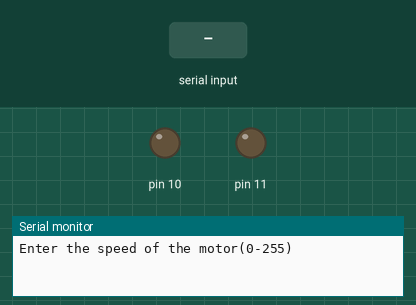
Recording of a sketch running on a simulated Arduino Uno, built with avr-gcc and run on an emulated ATmega328P. Parts: output pins drawn as LEDs (lit = HIGH), the last lines printed to the serial monitor. Inputs (shaded band) come from the test bench.

Above: at 1.2 s.
1.3 s: "90,45\n" received over Serial
At 1.6 s:
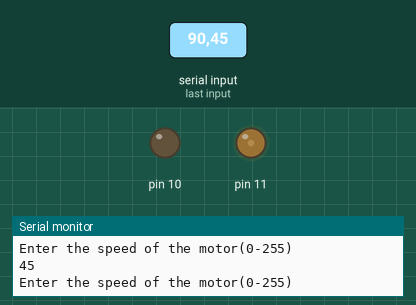
3.8 s: "30,150\n" received over Serial
At 4.6 s:
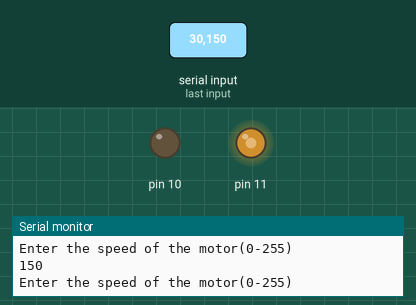
6.3 s: "200\n" received over Serial
At 7.1 s:
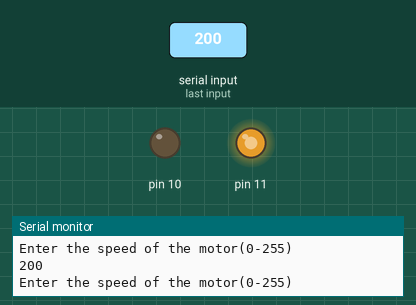
Timing chart, 0 to 9.3 s (numbered marks = the images above; inputs shaded):
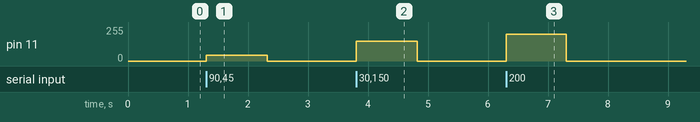

The sketch:

1speedcontrol_dc.ino
```cpp
int SPEED;
void setup() {
  pinMode(11, OUTPUT);
  pinMode(10, OUTPUT);
  Serial.begin(9600);
}

void loop() {
  Serial.println("Enter the speed of the motor(0-255)");
  while(Serial.available()==0){

  }
  SPEED=Serial.parseInt();
  Serial.println(SPEED);
  analogWrite(11, SPEED);
}
```

Measured:
- after the input at 1.3 s, pin 11: 0/255 → 45/255 at once, → 0/255 1.0 s later
- after the input at 3.8 s, pin 11: 0/255 → 150/255 at once, → 0/255 1.0 s later
- after the input at 6.3 s, pin 11: 0/255 → 200/255 at once, → 0/255 1.0 s later
